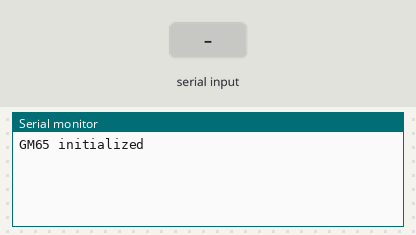
Simulated run of this sketch. Board: Arduino Uno, built with avr-gcc and run on an emulated ATmega328P. On the bench: the last lines printed to the serial monitor. Inputs (shaded band) come from the test bench.

Above: at 1.2 s.
1.3 s: "1\n" received over the second serial link
At 1.9 s:
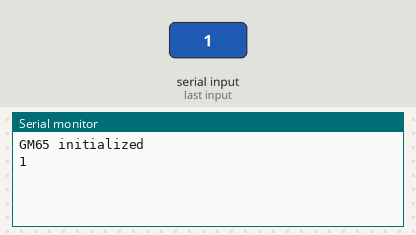
2.8 s: "0\n" received over the second serial link
At 4.0 s:
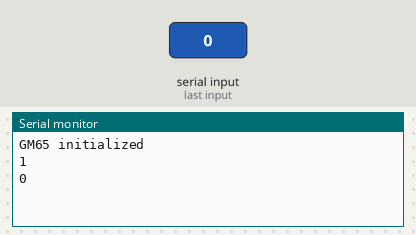
4.3 s: "2\n" received over the second serial link
At 5.4 s:
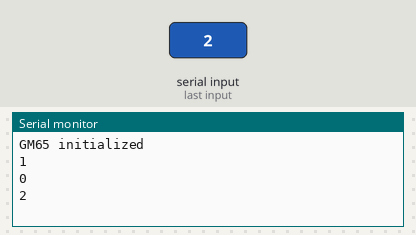

Measured:
- after the input at 1.3 s, the serial monitor: prints a new line at once (image 1)
- after the input at 2.8 s, the serial monitor: prints a new line at once (image 2)
- after the input at 4.3 s, the serial monitor: prints a new line at once (image 3)

The sketch:

GM65.ino
```cpp
#include <SoftwareSerial.h>

SoftwareSerial GM65 (10, 11); // RX, TX

void setup() {
  // Open serial communications and wait for port to open:
  Serial.begin(9600);
  GM65.begin(9600);
  // set the data rate for the SoftwareSerial port

  Serial.println("GM65 initialized");
}


void loop() { // run over and over
  if(GM65.available()){
    String barcode = GM65.readStringUntil('\n');
    Serial.println(barcode);
    delay(10);

    Serial.println("");
  }
}
```
